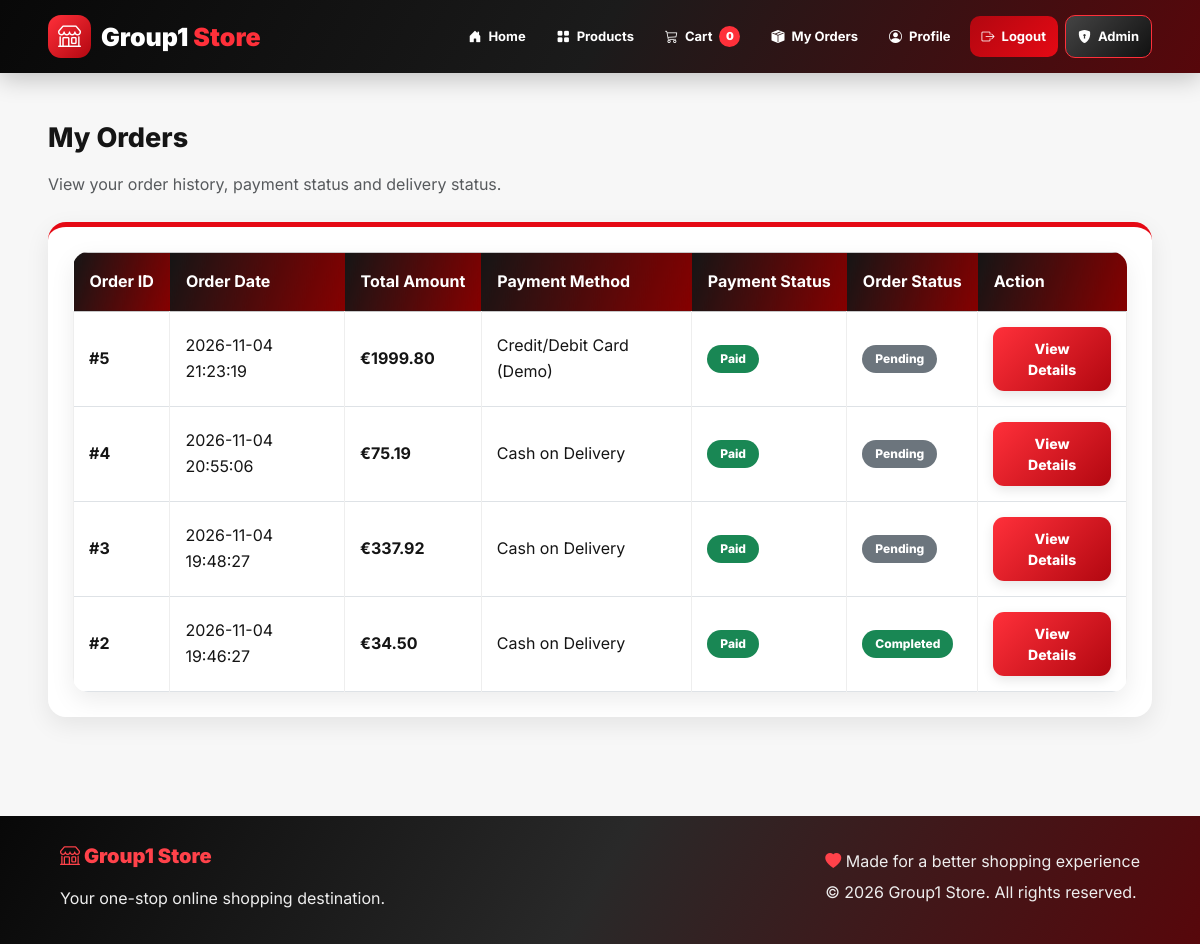
The app's page /orders (signed in) with its own data.
### tables this page shows
CREATE TABLE orders (
            id INTEGER PRIMARY KEY AUTOINCREMENT,
            customer_id INTEGER NOT NULL,
            total REAL NOT NULL,
            status TEXT NOT NULL DEFAULT 'pending'
                CHECK(status IN ('pending', 'shipped', 'completed')),
            created_at TEXT NOT NULL DEFAULT CURRENT_TIMESTAMP, payment_method TEXT NOT NULL
            DEFAULT 'Cash on Delivery', payment_status TEXT NOT NULL
            DEFAULT 'Pending',
            FOREIGN KEY(customer_id) REFERENCES customers(id)
        );

### app.py (the view)
@app.route("/orders")
@customer_required
def orders():
    customer = current_customer()
    rows = get_db().execute(
        """
        SELECT
            id,
            total,
            status,
            payment_method,
            payment_status,
            created_at

        FROM orders

        WHERE customer_id = ?

        ORDER BY id DESC
        """,
        (customer["id"],)
    ).fetchall()
    return render_template(
        "orders.html",
        orders=rows
    )

### app.py (called while the page is built, shortened)
def get_db():
    if "db" not in g:
        g.db = sqlite3.connect(DATABASE)
        g.db.row_factory = sqlite3.Row
        g.db.execute("PRAGMA foreign_keys = ON")
    return g.db

def current_customer():
    customer_id = session.get("customer_id")
    if not customer_id:
        return None
    return get_db().execute(
        """
        SELECT id, name, email, address
        FROM customers
        WHERE id = ?
        """,
        (customer_id,)
    ).fetchone()

@app.context_processor
def inject_common_values():
    cart = session.get("cart", {})
    return {
        "logged_in_customer": current_customer(),
        "cart_count": sum(
            int(qty) for qty in cart.values()
        ),
        "admin_logged_in": session.get(
            "admin_logged_in",
            False
        )
    }

def customer_required(view):
    @wraps(view)
    def wrapped(*args, **kwargs):
        return view(*args, **kwargs)
    return wrapped

### templates/orders.html (shortened to what this page needs)
{% extends "base.html" %}
{% block content %}
<div class="container py-4">
    <div class="mb-4">
        <h2>My Orders</h2>
        <p class="text-muted">
            View your order history, payment status and delivery status.
        </p>
    </div>
    {% if orders %}
    <div class="admin-container">
        <div class="table-responsive">
            <table class="table table-bordered table-hover align-middle">
                <thead class="table-light">
                    <tr>
                        <th>Order ID</th>
                        <th>Order Date</th>
                        <th>Total Amount</th>
                        <th>Payment Method</th>
                        <th>Payment Status</th>
                        <th>Order Status</th>
                        <th>Action</th>
                    </tr>
                </thead>
                <tbody>
                    {% for order in orders %}
                    <tr>
                        <td>
                            <strong>#{{ order.id }}</strong>
                        </td>
                        <td>{{ order.created_at }}</td>
                        <td>
                            <strong>
                                €{{ "%.2f"|format(order.total) }}
                            </strong>
                        </td>
                        <td>{{ order.payment_method }}</td>
                        <td>
                            {% if order.payment_status == "Paid" %}
                                <span class="badge bg-success">
                                    Paid
                                </span>
                            {% else %}
                                <span class="badge bg-warning text-dark">
                                    Pending Payment
                                </span>
                            {% endif %}
                        </td>
                        <td>
                            {% if order.status == "completed" %}
                                <span class="badge bg-success">
                                    Completed
                                </span>
                            {% elif order.status == "shipped" %}
                                <span class="badge bg-info text-dark">
                                    Shipped
                                </span>
                            {% else %}
                                <span class="badge bg-secondary">
                                    Pending
                                </span>
                            {% endif %}
                        </td>
                        <td>
                            <a
                                href="{{ url_for(
                                    'order_detail',
                                    order_id=order.id
                                ) }}"
                                class="btn btn-primary btn-sm"
                            >
                                View Details
                            </a>
                        </td>
                    </tr>
                    {% endfor %}
                </tbody>
            </table>
        </div>
    </div>
    {% endif %}
</div>
{% endblock %}

### static/style.css (style rules this page uses)
:root { --red: #e50914; --red-dark: #b20710; --red-light: #ff424a; --black: #151515; --dark: #222222; --white: #ffffff; --light: #f5f5f5; --grey: #eeeeee; --muted: #666666; --success: #15803d; --warning: #f59e0b; --info: #0891b2; --radius: 16px; --shadow: 0 8px 25px rgba(0, 0, 0, 0.08); --red-shadow: 0 8px 25px rgba(229, 9, 20, 0.15); }
* { margin: 0; padding: 0; box-sizing: border-box; }
html { scroll-behavior: smooth; }
body { font-family: 'Inter', sans-serif; background: #f7f7f7; color: var(--black); min-height: 100vh; line-height: 1.6; }
a { text-decoration: none; color: var(--red); transition: 0.3s ease; }
main, .container { position: relative; }
.container { padding-top: 25px; padding-bottom: 35px; }
h1, h2, h3, h4, h5, h6 { font-weight: 800; color: var(--black); margin-bottom: 18px; }
h2 { font-size: 27px; }
p { color: #444444; }
.btn { border: none !important; border-radius: 11px !important; padding: 11px 20px !important; font-weight: 800 !important; transition: all 0.25s ease !important; position: relative; overflow: hidden; box-shadow: 0 4px 12px rgba(0, 0, 0, 0.10); cursor: pointer; }
.btn-primary, .btn-danger { background: linear-gradient(135deg, #ff303a, #b20710) !important; color: white !important; }
.admin-container { background: white; border-radius: 18px; padding: 25px; box-shadow: var(--shadow); border-top: 5px solid var(--red); }
.table-responsive { border-radius: 15px; box-shadow: var(--shadow); background: white; }
.table { margin-bottom: 0 !important; vertical-align: middle !important; }
.table thead th { background: linear-gradient(110deg, #151515, #850000); color: white; padding: 16px; border: none; white-space: nowrap; }
.table tbody td { padding: 15px; border-color: #eeeeee; color: var(--black); }
.table tbody tr { transition: 0.2s ease; }
.badge { border-radius: 30px !important; padding: 8px 13px !important; font-size: 12px !important; font-weight: 800 !important; }

### records on screen
orders: id "5", created_at "2026-11-04 21:23:19", total "1999.80", payment_method "Credit/Debit Card (Demo)", payment_status "Paid", status "Pending"
orders: id "4", created_at "2026-11-04 20:55:06", total "75.19", payment_method "Cash on Delivery", payment_status "Paid", status "Pending"
orders: id "3", created_at "2026-11-04 19:48:27", total "337.92", payment_method "Cash on Delivery", payment_status "Paid", status "Pending"
orders: id "2", created_at "2026-11-04 19:46:27", total "34.50", payment_method "Cash on Delivery", payment_status "Paid", status "Completed"

### other values on screen
{{ cart_count }} "0"
